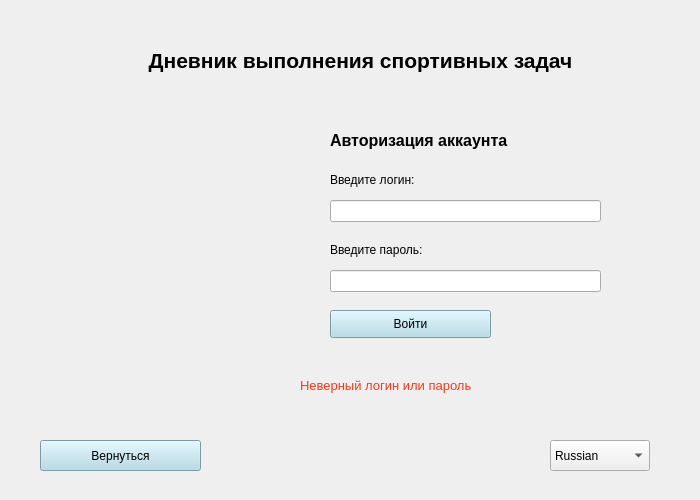
<?xml version="1.0" encoding="UTF-8"?>
<ui version="4.0">
 <class>login</class>
 <widget class="QMainWindow" name="login">
  <property name="geometry">
   <rect>
    <x>0</x>
    <y>0</y>
    <width>700</width>
    <height>500</height>
   </rect>
  </property>
  <property name="windowTitle">
   <string>Вход в аккаунт</string>
  </property>
  <widget class="QWidget" name="centralwidget">
   <widget class="QLabel" name="lbl_about_login">
    <property name="geometry">
     <rect>
      <x>330</x>
      <y>170</y>
      <width>111</width>
      <height>20</height>
     </rect>
    </property>
    <property name="text">
     <string>&lt;html&gt;&lt;head/&gt;&lt;body&gt;&lt;p&gt;&lt;span style=&quot; font-size:9pt;&quot;&gt;Введите логин:&lt;/span&gt;&lt;/p&gt;&lt;/body&gt;&lt;/html&gt;</string>
    </property>
   </widget>
   <widget class="QLineEdit" name="LE_login">
    <property name="geometry">
     <rect>
      <x>330</x>
      <y>200</y>
      <width>271</width>
      <height>22</height>
     </rect>
    </property>
    <property name="text">
     <string/>
    </property>
   </widget>
   <widget class="QLabel" name="lbl_about_password">
    <property name="geometry">
     <rect>
      <x>330</x>
      <y>240</y>
      <width>121</width>
      <height>20</height>
     </rect>
    </property>
    <property name="text">
     <string>&lt;html&gt;&lt;head/&gt;&lt;body&gt;&lt;p&gt;&lt;span style=&quot; font-size:9pt;&quot;&gt;Введите пароль:&lt;/span&gt;&lt;/p&gt;&lt;/body&gt;&lt;/html&gt;</string>
    </property>
   </widget>
   <widget class="QLineEdit" name="LE_password">
    <property name="geometry">
     <rect>
      <x>330</x>
      <y>270</y>
      <width>271</width>
      <height>22</height>
     </rect>
    </property>
    <property name="text">
     <string/>
    </property>
    <property name="echoMode">
     <enum>QLineEdit::Password</enum>
    </property>
   </widget>
   <widget class="QPushButton" name="btn_login">
    <property name="geometry">
     <rect>
      <x>330</x>
      <y>310</y>
      <width>161</width>
      <height>28</height>
     </rect>
    </property>
    <property name="styleSheet">
     <string notr="true">background-color: lightblue;</string>
    </property>
    <property name="text">
     <string>Войти</string>
    </property>
   </widget>
   <widget class="QLabel" name="lbl_wrong_name_or_password">
    <property name="geometry">
     <rect>
      <x>300</x>
      <y>360</y>
      <width>231</width>
      <height>51</height>
     </rect>
    </property>
    <property name="text">
     <string>&lt;html&gt;&lt;head/&gt;&lt;body&gt;&lt;p&gt;&lt;span style=&quot; font-size:10pt; color:#ff3613;&quot;&gt;Неверный логин или пароль&lt;/span&gt;&lt;/p&gt;&lt;/body&gt;&lt;/html&gt;</string>
    </property>
   </widget>
   <widget class="QPushButton" name="btn_back">
    <property name="geometry">
     <rect>
      <x>40</x>
      <y>440</y>
      <width>161</width>
      <height>31</height>
     </rect>
    </property>
    <property name="styleSheet">
     <string notr="true">background-color: lightblue;</string>
    </property>
    <property name="text">
     <string>Вернуться</string>
    </property>
   </widget>
   <widget class="QLabel" name="application_name">
    <property name="geometry">
     <rect>
      <x>70</x>
      <y>40</y>
      <width>581</width>
      <height>41</height>
     </rect>
    </property>
    <property name="text">
     <string>&lt;html&gt;&lt;head/&gt;&lt;body&gt;&lt;p align=&quot;center&quot;&gt;&lt;span style=&quot; font-size:16pt; font-weight:600;&quot;&gt;Дневник выполнения спортивных задач&lt;/span&gt;&lt;/p&gt;&lt;/body&gt;&lt;/html&gt;</string>
    </property>
   </widget>
   <widget class="QLabel" name="lbl_image_login">
    <property name="geometry">
     <rect>
      <x>30</x>
      <y>70</y>
      <width>321</width>
      <height>321</height>
     </rect>
    </property>
    <property name="text">
     <string/>
    </property>
    <property name="pixmap">
     <pixmap>../../Icons/authorization.gif</pixmap>
    </property>
   </widget>
   <widget class="QLabel" name="lbl_authorization">
    <property name="geometry">
     <rect>
      <x>330</x>
      <y>110</y>
      <width>241</width>
      <height>61</height>
     </rect>
    </property>
    <property name="text">
     <string>&lt;html&gt;&lt;head/&gt;&lt;body&gt;&lt;p&gt;&lt;span style=&quot; font-size:12pt; font-weight:600;&quot;&gt;Авторизация аккаунта&lt;/span&gt;&lt;/p&gt;&lt;/body&gt;&lt;/html&gt;</string>
    </property>
   </widget>
   <widget class="QComboBox" name="CB_languages">
    <property name="geometry">
     <rect>
      <x>550</x>
      <y>440</y>
      <width>100</width>
      <height>31</height>
     </rect>
    </property>
    <item>
     <property name="text">
      <string>Russian</string>
     </property>
    </item>
    <item>
     <property name="text">
      <string>English</string>
     </property>
    </item>
   </widget>
  </widget>
 </widget>
 <resources/>
 <connections/>
</ui>
